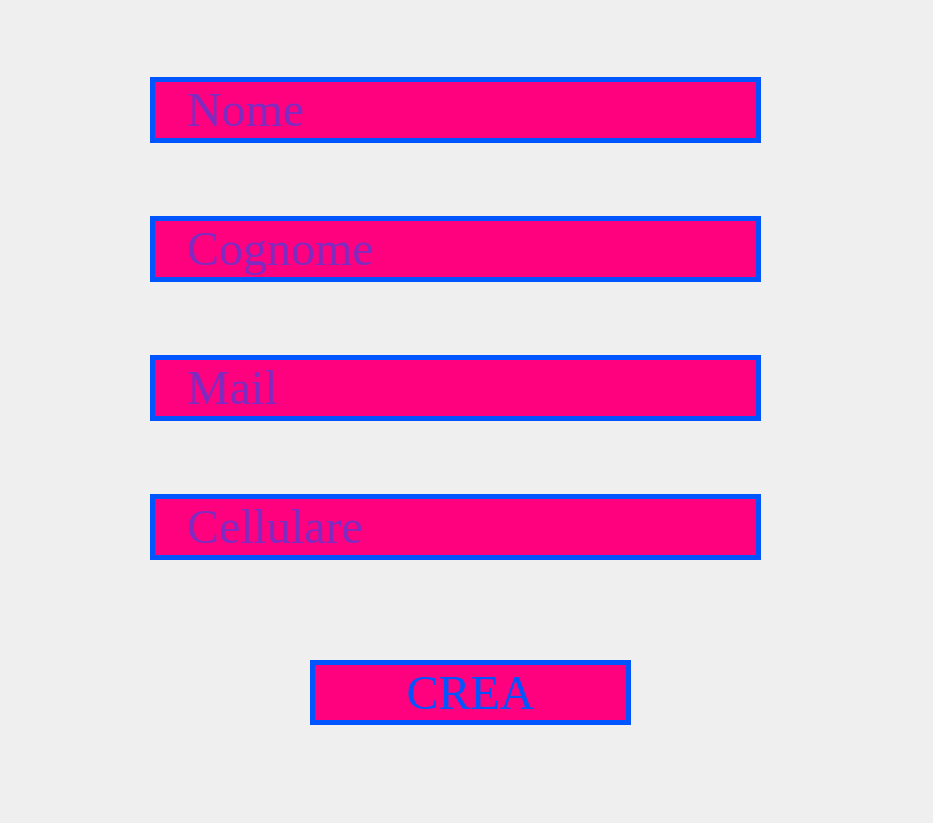
<?xml version="1.0" encoding="UTF-8"?>
<ui version="4.0">
 <class>Form</class>
 <widget class="QWidget" name="Form">
  <property name="geometry">
   <rect>
    <x>0</x>
    <y>0</y>
    <width>933</width>
    <height>823</height>
   </rect>
  </property>
  <property name="windowTitle">
   <string>Inserisci Cliente</string>
  </property>
  <widget class="QLabel" name="label">
   <property name="geometry">
    <rect>
     <x>0</x>
     <y>0</y>
     <width>1401</width>
     <height>831</height>
    </rect>
   </property>
   <property name="text">
    <string/>
   </property>
   <property name="pixmap">
    <pixmap resource="testqrc.qrc">:/testBackground/sfondo.jpg</pixmap>
   </property>
   <property name="scaledContents">
    <bool>true</bool>
   </property>
  </widget>
  <widget class="QWidget" name="gridLayoutWidget">
   <property name="geometry">
    <rect>
     <x>150</x>
     <y>10</y>
     <width>611</width>
     <height>621</height>
    </rect>
   </property>
   <layout class="QGridLayout" name="gridLayout">
    <item row="1" column="0">
     <widget class="QLineEdit" name="lineEdit_7">
      <property name="font">
       <font>
        <family>Times New Roman</family>
        <pointsize>36</pointsize>
       </font>
      </property>
      <property name="styleSheet">
       <string notr="true">QLineEdit{
	border: 5px solid rgb(0, 85, 255);
	background-color: rgb(255, 0, 127);
	padding-left: 30px;
	padding-right: 30px;
	color: rgb(0, 85, 255);
}

QLineEdit:hover
{
	border: 5px solid rgb(255, 0, 255);
	background-color: rgb(255, 85, 0);
	padding-left: 30px;
	padding-right: 30px;
}

QLineEdit: focus
{
	border: 2px solid rgb(255, 239, 14);
}</string>
      </property>
      <property name="placeholderText">
       <string>Cognome</string>
      </property>
     </widget>
    </item>
    <item row="2" column="0">
     <widget class="QLineEdit" name="lineEdit_6">
      <property name="font">
       <font>
        <family>Times New Roman</family>
        <pointsize>36</pointsize>
       </font>
      </property>
      <property name="styleSheet">
       <string notr="true">QLineEdit{
	border: 5px solid rgb(0, 85, 255);
	background-color: rgb(255, 0, 127);
	padding-left: 30px;
	padding-right: 30px;
	color: rgb(0, 85, 255);
}

QLineEdit:hover
{
	border: 5px solid rgb(255, 0, 255);
	background-color: rgb(255, 85, 0);
	padding-left: 30px;
	padding-right: 30px;
}

QLineEdit: focus
{
	border: 2px solid rgb(255, 239, 14);
}</string>
      </property>
      <property name="placeholderText">
       <string>Mail</string>
      </property>
     </widget>
    </item>
    <item row="0" column="0">
     <widget class="QLineEdit" name="lineEdit_3">
      <property name="font">
       <font>
        <family>Times New Roman</family>
        <pointsize>36</pointsize>
       </font>
      </property>
      <property name="styleSheet">
       <string notr="true">QLineEdit{
	border: 5px solid rgb(0, 85, 255);
	background-color: rgb(255, 0, 127);
	padding-left: 30px;
	padding-right: 30px;
	color: rgb(0, 85, 255);
}

QLineEdit:hover
{
	border: 5px solid rgb(255, 0, 255);
	background-color: rgb(255, 85, 0);
	padding-left: 30px;
	padding-right: 30px;
}

QLineEdit: focus
{
	border: 2px solid rgb(255, 239, 14);
}</string>
      </property>
      <property name="text">
       <string/>
      </property>
      <property name="placeholderText">
       <string>Nome</string>
      </property>
     </widget>
    </item>
    <item row="3" column="0">
     <widget class="QLineEdit" name="lineEdit_2">
      <property name="font">
       <font>
        <family>Times New Roman</family>
        <pointsize>36</pointsize>
       </font>
      </property>
      <property name="styleSheet">
       <string notr="true">QLineEdit{
	border: 5px solid rgb(0, 85, 255);
	background-color: rgb(255, 0, 127);
	padding-left: 30px;
	padding-right: 30px;
	color: rgb(0, 85, 255);
}

QLineEdit:hover
{
	border: 5px solid rgb(255, 0, 255);
	background-color: rgb(255, 85, 0);
	padding-left: 30px;
	padding-right: 30px;
}

QLineEdit: focus
{
	border: 2px solid rgb(255, 239, 14);
}</string>
      </property>
      <property name="placeholderText">
       <string>Cellulare</string>
      </property>
     </widget>
    </item>
   </layout>
  </widget>
  <widget class="QPushButton" name="pushButton">
   <property name="geometry">
    <rect>
     <x>310</x>
     <y>660</y>
     <width>321</width>
     <height>65</height>
    </rect>
   </property>
   <property name="font">
    <font>
     <family>Times New Roman</family>
     <pointsize>36</pointsize>
    </font>
   </property>
   <property name="styleSheet">
    <string notr="true">QPushButton
{
	border: 5px solid rgb(0, 85, 255);
	background-color: rgb(255, 0, 127);
	padding-left: 30px;
	padding-right: 30px;
	color: rgb(0, 85, 255);
}

QPushButton:hover
{
	border: 5px solid rgb(255, 0, 255);
	background-color: rgb(255, 85, 0);
	padding-left: 30px;
	padding-right: 30px;
}

QLineEdit: pressed
{
	border: 5px solid rgb(255, 239, 14);
	background-color: rgb(255, 170, 0)
	padding-left: 30px;
	padding-right: 30px;
}
</string>
   </property>
   <property name="text">
    <string>CREA</string>
   </property>
  </widget>
 </widget>
 <resources>
  <include location="testqrc.qrc"/>
 </resources>
 <connections/>
</ui>
